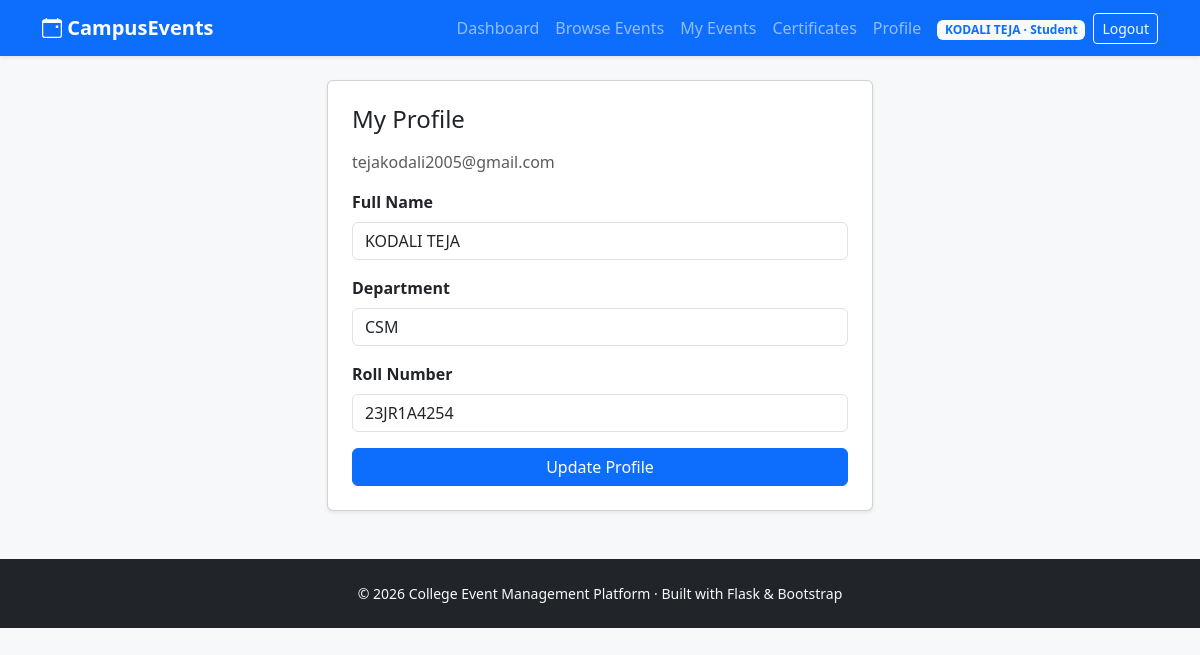
Page /student/profile (signed in) on the committed database.
### models/user.py (models this page shows, shortened)
class User(UserMixin, db.Model):
    __tablename__ = "users"
    id = db.Column(db.Integer, primary_key=True)
    full_name = db.Column(db.String(120), nullable=False)
    email = db.Column(db.String(150), unique=True, nullable=False, index=True)
    password_hash = db.Column(db.String(255), nullable=False)
    role = db.Column(db.String(20), nullable=False, default="student")
    department = db.Column(db.String(100))
    roll_number = db.Column(db.String(50))
    club_name = db.Column(db.String(120))
    created_at = db.Column(db.DateTime, default=datetime.utcnow)
    events_created = db.relationship(
        "Event", backref="organizer", lazy=True, foreign_keys="Event.organizer_id"
    )
    registrations = db.relationship(
        "Registration", backref="student", lazy=True, cascade="all, delete-orphan"
    )
    feedback_given = db.relationship(
        "Feedback", backref="student", lazy=True, cascade="all, delete-orphan"
    )
    @property
    def is_student(self):
        return self.role == "student"

### routes/student.py (the view, shortened to what this page needs)
@student_bp.route("/profile", methods=["GET", "POST"])
@login_required
@role_required("student")
def profile():
    form = ProfileForm(obj=current_user)
    return render_template("student/profile.html", form=form)

### forms.py
class ProfileForm(FlaskForm):
    full_name = StringField("Full Name", validators=[DataRequired(), Length(max=120)])
    department = StringField("Department", validators=[Optional(), Length(max=100)])
    roll_number = StringField("Roll Number", validators=[Optional(), Length(max=50)])
    club_name = StringField("Club / Society Name", validators=[Optional(), Length(max=120)])
    submit = SubmitField("Update Profile")

### models/user.py (called while the page is built)
@login_manager.user_loader
def load_user(user_id):
    return User.query.get(int(user_id))

### templates/student/profile.html (shortened to what this page needs)
{% extends "base.html" %}
{% from "_form_helpers.html" import render_field %}
{% block content %}
<div class="row justify-content-center">
    <div class="col-md-6">
        <div class="card shadow-sm">
            <div class="card-body p-4">
                <h4 class="mb-3">My Profile</h4>
                <p class="text-muted">{{ current_user.email }}</p>
                <form method="POST" novalidate>
                    {{ render_field(form.full_name) }}
                    {{ render_field(form.department) }}
                    {{ render_field(form.roll_number) }}
                    {{ form.submit(class="btn btn-primary w-100") }}
                </form>
            </div>
        </div>
    </div>
</div>
{% endblock %}

### templates/base.html (shortened to what this page needs)
<!DOCTYPE html>
<html lang="en">
<head>
    <link href="https://cdn.jsdelivr.net/npm/bootstrap@5.3.3/dist/css/bootstrap.min.css" rel="stylesheet">
    <link href="https://cdn.jsdelivr.net/npm/bootstrap-icons@1.11.3/font/bootstrap-icons.css" rel="stylesheet">
    <link href="{{ url_for('static', filename='css/style.css') }}" rel="stylesheet">
</head>
<body>
<nav class="navbar navbar-expand-lg navbar-dark bg-primary sticky-top shadow-sm">
    <div class="container">
        <a class="navbar-brand fw-bold" href="{{ url_for('home') }}">
            <i class="bi bi-calendar-event"></i> CampusEvents
        </a>
        <div class="collapse navbar-collapse" id="navMain">
            <ul class="navbar-nav ms-auto align-items-lg-center">
                {% if current_user.is_authenticated %}
                    {% if current_user.is_student %}
                        <li class="nav-item"><a class="nav-link" href="{{ url_for('student.dashboard') }}">Dashboard</a></li>
                        <li class="nav-item"><a class="nav-link" href="{{ url_for('student.browse_events') }}">Browse Events</a></li>
                        <li class="nav-item"><a class="nav-link" href="{{ url_for('student.my_events') }}">My Events</a></li>
                        <li class="nav-item"><a class="nav-link" href="{{ url_for('student.certificates') }}">Certificates</a></li>
                        <li class="nav-item"><a class="nav-link" href="{{ url_for('student.profile') }}">Profile</a></li>
                    {% elif current_user.is_organizer %}
                        <li class="nav-item"><a class="nav-link" href="{{ url_for('organizer.dashboard') }}">Dashboard</a></li>
                        <li class="nav-item"><a class="nav-link" href="{{ url_for('organizer.create_event') }}">+ New Event</a></li>
                    {% endif %}
                    <li class="nav-item ms-lg-2">
                        <span class="badge bg-light text-primary">{{ current_user.full_name }} · {{ current_user.role|capitalize }}</span>
                    </li>
                    <li class="nav-item ms-lg-2">
                        <a class="btn btn-outline-light btn-sm" href="{{ url_for('auth.logout') }}">Logout</a>
                    </li>
                {% else %}
                    <li class="nav-item"><a class="nav-link" href="{{ url_for('auth.login') }}">Login</a></li>
                    <li class="nav-item"><a class="btn btn-light btn-sm ms-lg-2" href="{{ url_for('auth.register') }}">Sign Up</a></li>
                {% endif %}
            </ul>
        </div>
    </div>
</nav>
<main class="container my-4">
    {% block content %}{% endblock %}
</main>
<footer class="bg-dark text-light py-4 mt-5">
    <div class="container text-center small">
        &copy; {{ current_year }} College Event Management Platform · Built with Flask &amp; Bootstrap
    </div>
</footer>
</body>
</html>

### templates/_form_helpers.html (shortened to what this page needs)
{% macro render_field(field, extra_class="") %}
<div class="mb-3">
    {{ field.label(class="form-label fw-semibold") }}
    {% if field.type == "SelectField" %}
        {{ field(class="form-select " + extra_class) }}
    {% elif field.type == "FileField" %}
        {{ field(class="form-control " + extra_class) }}
    {% elif field.type == "TextAreaField" %}
        {{ field(class="form-control " + extra_class, rows=4) }}
    {% else %}
        {{ field(class="form-control " + extra_class) }}
    {% endif %}
</div>
{% endmacro %}

### static/css/style.css (style rules this page uses)
body { background-color: #f7f8fa; }

### rows in the picture
User: full_name "KODALI TEJA", role "Student", email "tejakodali2005@gmail.com", department "CSM", roll_number "23JR1A4254"

### other values in the picture
{{ field.label(class="form-label fw-semibold") }} "Full Name Department Roll Number"
